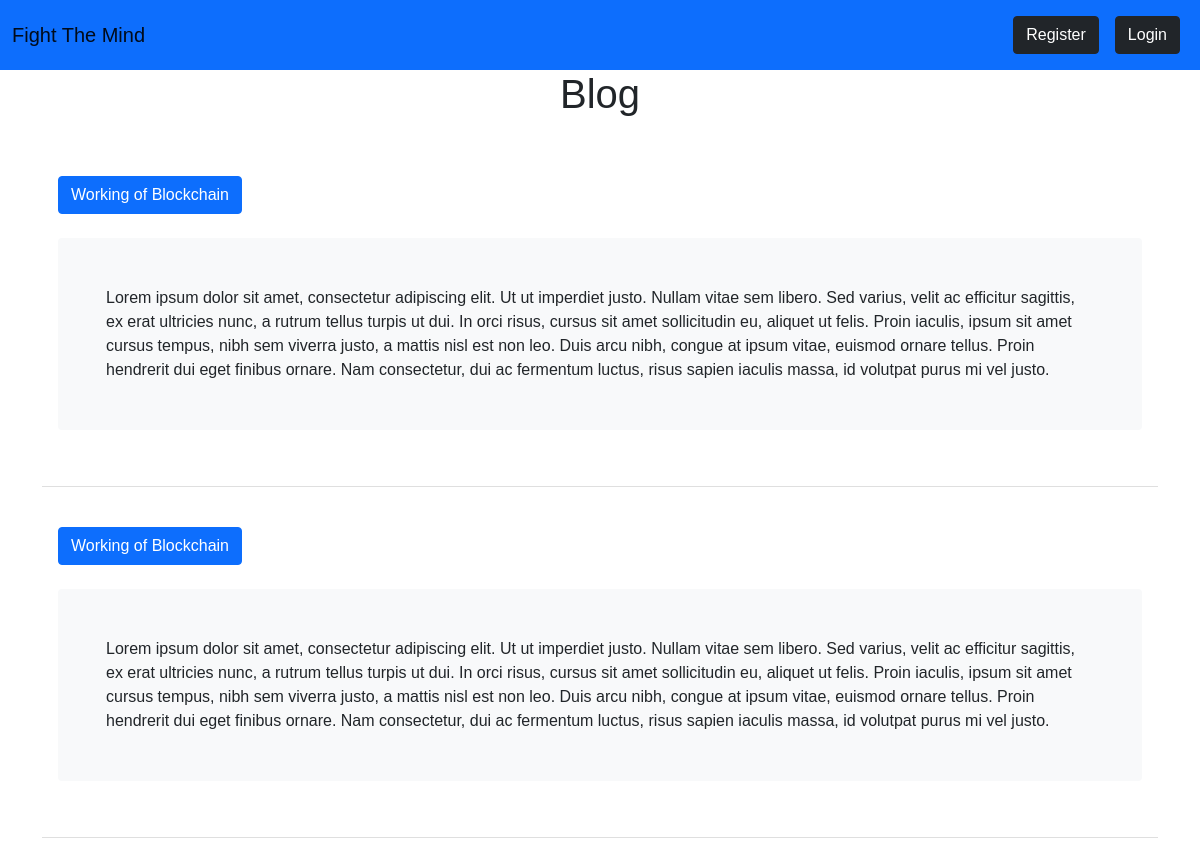
Before: / (upper part) with the older database file.
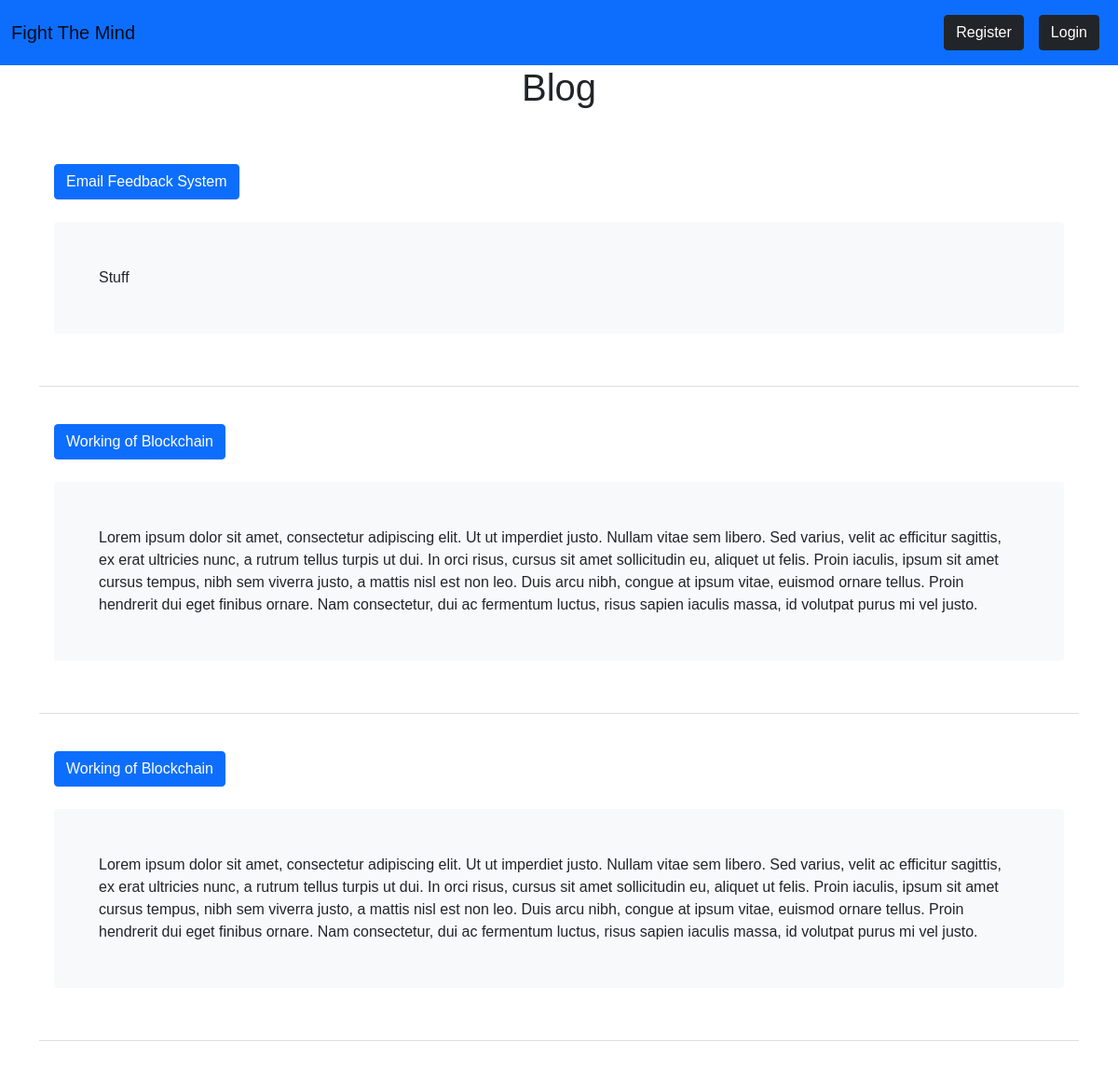
After: the same page with the newer database file.
### picblog/models.py (models this page shows, shortened)
class Post(models.Model):
    title= models.CharField(max_length=255)
    body = models.TextField()

### picblog/views.py (the view)
# urls.py: path('',HomeView.as_view(),name="home"),
class HomeView(ListView):
    model = Post
    template_name= 'home.html'
    ordering=['-id']

### picblog/templates/home.html (shortened to what this page needs)
{% extends "base.html" %} {% block content %}
<h1 style="margin-bottom: 50px; text-align: center">Blog</h1>
<ul class="list-group list-group-flush">
	{% for post in object_list %}
	<li class="list-group-item" style="margin-bottom: 2rem">
		<a href="{% url 'post' post.pk%}" class="btn btn-primary"
			>{{post.title}}
		</a>
		<br />
		<br />
		<div class="bg-light p-5 rounded">{{post.body}}</div>
		<br />
		<br />
	</li>
	{% endfor %}
</ul>
{% endblock %}

Changed rows visible on the page:
added Post: title "Email Feedback System", body "Stuff"
